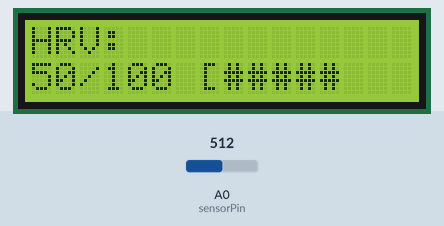
Recording of a sketch running on a simulated Arduino Uno, built with avr-gcc and run on an emulated ATmega328P. Shown: 16×2 character LCD. The inputs (shaded band) are chosen by the test bench; at power-on: A0 (sensorPin) = 512.

Above: at 4.2 s.
4.3 s: A0 (sensorPin) set to 716
At 5.1 s:
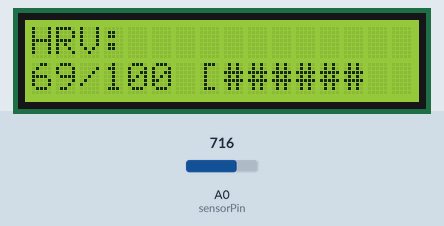
5.8 s: A0 (sensorPin) set to 900
At 6.2 s:
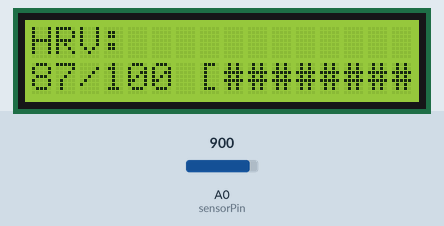
7.4 s: A0 (sensorPin) set to 1023
At 8.6 s:
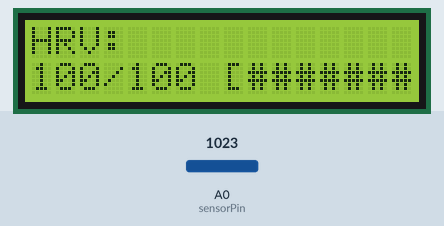
9.0 s: A0 (sensorPin) set to 511
At 9.8 s:
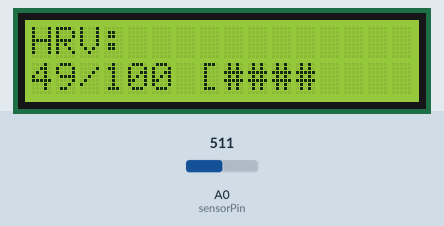
10.7 s: A0 (sensorPin) set to 306
At 12.0 s:
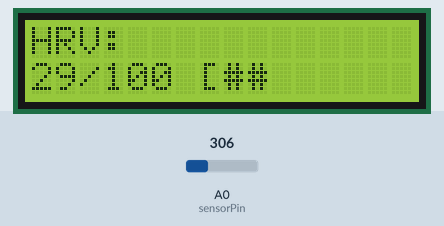
12.3 s: A0 (sensorPin) set to 122
At 13.3 s:
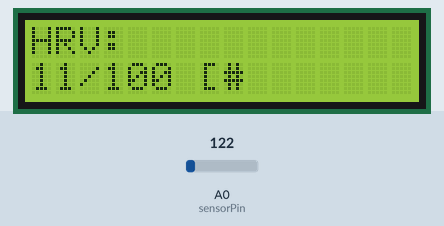
Timing chart, 0 to 14.9 s (numbered marks = the images above; inputs shaded):
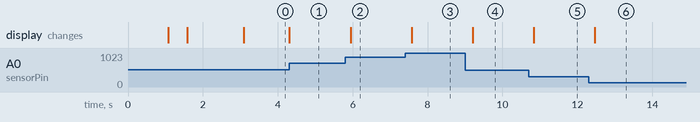

The sketch:

2.ino
```cpp
#include <LiquidCrystal.h>

// 初始化LCD：RS=2, EN=3, D4=4, D5=5, D6=6, D7=7
LiquidCrystal lcd(2, 3, 4, 5, 6, 7);

// 传感器连接的引脚
const int sensorPin = A0;

// 变量
int sensorValue = 0;        // 原始ADC值 (0~1023)
int HRVValue = 0;      // 映射后的压力值 (0~100)
int minValue = 0;           // 最小原始值（可校准）
int maxValue = 1023;        // 最大原始值（可校准）

// 校准标志（可选：首次上电自动校准）
bool calibrated = false;

void setup() {
  // 初始化LCD
  lcd.begin(16, 2);
  lcd.print("HRV Sensor");
  lcd.setCursor(0, 1);
  lcd.print("Initializing...");

  delay(1000);

  // 【可选】自动校准：在传感器静止时读取最小/最大值
  // 请在上电时确保处于“最小压力”状态
  if (!calibrated) {
    autoCalibrate();
  }

  lcd.clear();
  lcd.print("HRV:");
}

void loop() {
  // 读取传感器原始值
  sensorValue = analogRead(sensorPin);

  // 将原始值映射到 0~100 范围
  HRVValue = map(sensorValue, minValue, maxValue, 0, 100);
  HRVValue = constrain(HRVValue, 0, 100);  // 限制在0~100

  // 在LCD第二行显示数值
  lcd.setCursor(0, 1);
  lcd.print("      ");        // 清除旧数字（留6位）
  lcd.setCursor(0, 1);
  lcd.print(HRVValue);
  lcd.print("/100");

  // 可选：显示简易条形图（0~10个#）
  lcd.print(" [");
  int bars = HRVValue / 10;  // 0~10格
  for (int i = 0; i < 10; i++) {
    if (i < bars)
      lcd.print("#");
    else
      lcd.print(" ");
  }
  lcd.print("]");

  delay(200);  // 刷新频率适中
}

// 【可选】自动校准函数：用于确定传感器的动态范围
void autoCalibrate() {
  lcd.clear();
  lcd.print("Calibrating...");
  lcd.setCursor(0, 1);
  lcd.print("Min value...");

  minValue = 1023;
  maxValue = 0;

  // 采集50个样本，找出最小最大值
  for (int i = 0; i < 50; i++) {
    int val = analogRead(sensorPin);
    if (val < minValue) minValue = val;
    if (val > maxValue) maxValue = val;
    delay(10);
  }

  // 防止映射错误（避免max=min）
  if (minValue >= maxValue) {
    minValue = 0;
    maxValue = 1023;
  }

  lcd.clear();
  lcd.print("Min:");
  lcd.print(minValue);
  lcd.print(" Max:");
  lcd.print(maxValue);
  delay(1500);
  calibrated = true;
}
```

Measured:
- after the input at 4.3 s, the display: changes at once (image 1)
- after the input at 5.8 s, the display: changes after 0.14 s (image 2)
- after the input at 7.4 s, the display: changes after 0.17 s (image 3)
- after the input at 9.0 s, the display: changes after 0.21 s (image 4)
- after the input at 10.7 s, the display: changes after 0.14 s (image 5)
- after the input at 12.3 s, the display: changes after 0.17 s (image 6)
